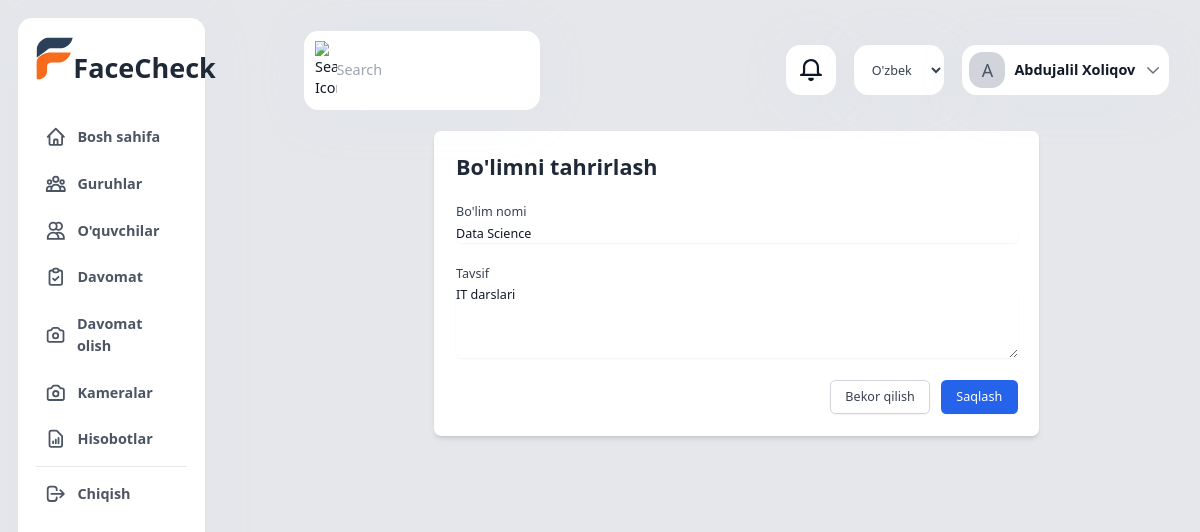
Screenshot of /uz/departments/1/edit/ (signed in) with the database file from the repository.
### app/models.py (models this page shows, shortened)
class CustomUser(AbstractUser):
    USER_TYPE_CHOICES = (
        ('super_admin', 'Super Admin'),
        ('management', 'Rahbariyat'),
        ('teacher', 'O\'qituvchi'),
        ('student', 'O\'quvchi'),
        ('parent', 'Ota-ona'),
    )
    user_type = models.CharField(max_length=20, choices=USER_TYPE_CHOICES)
    phone_number = models.CharField(max_length=15, blank=True)
    profile_image = models.ImageField(upload_to='profile_pictures/', null=False, blank=False)
    face_encoding = models.BinaryField(null=True, blank=True)
    class Meta:
        verbose_name = _('Foydalanuvchi')
        verbose_name_plural = _('Foydalanuvchilar')

class Department(models.Model):
    name = models.CharField(_('Bo\'lim nomi'), max_length=100)
    description = models.TextField(_('Tavsif'), blank=True)
    created_at = models.DateTimeField(auto_now_add=True)
    class Meta:
        verbose_name = _('Bo\'lim')
        verbose_name_plural = _('Bo\'limlar')

### app/views.py (the view, shortened to what this page needs)
# urls.py: path('departments/<int:pk>/edit/', views.department_edit, name='department_edit'),
@login_required
def department_edit(request, pk):
    department = get_object_or_404(Department, pk=pk)
    return render(request, 'departments/edit.html', {'department': department})

### app/context_processors.py (called while the page is built)
def camera_status(request):
    context = {}
    if request.user.is_authenticated and (request.user.is_staff or request.user.is_superuser):
        context['active_camera_count'] = Camera.objects.filter(active=True).count()
    return context

### app/templates/departments/edit.html (shortened to what this page needs)
{% extends 'base.html' %}
{% load i18n %}
{% block content %}
<div class="bg-white shadow-md rounded-lg p-6 max-w-2xl mx-auto">
    <h2 class="text-2xl font-bold text-gray-800 mb-6">{% trans "Bo'limni tahrirlash" %}</h2>
    <form method="post" class="space-y-6">
        <div>
            <label for="name" class="block text-sm font-medium text-gray-700">{% trans "Bo'lim nomi" %}</label>
            <input type="text" name="name" id="name" required
                class="mt-1 block w-full border-gray-300 rounded-md shadow-sm focus:ring-blue-500 focus:border-blue-500 sm:text-sm"
                value="{{ department.name }}"
                placeholder="{% trans 'Bo\'lim nomini kiriting' %}">
        </div>
        <div>
            <label for="description" class="block text-sm font-medium text-gray-700">{% trans "Tavsif" %}</label>
            <textarea name="description" id="description" rows="4"
                class="mt-1 block w-full border-gray-300 rounded-md shadow-sm focus:ring-blue-500 focus:border-blue-500 sm:text-sm"
                placeholder="{% trans 'Bo\'lim haqida qo\'shimcha ma\'lumot' %}">{{ department.description }}</textarea>
        </div>
        <div class="flex justify-end space-x-3">
            <a href="{% url 'app:department_list' %}"
                class="inline-flex justify-center py-2 px-4 border border-gray-300 shadow-sm text-sm font-medium rounded-md text-gray-700 bg-white hover:bg-gray-50 focus:outline-none focus:ring-2 focus:ring-offset-2 focus:ring-blue-500">
                {% trans "Bekor qilish" %}
            </a>
            <button type="submit"
                class="inline-flex justify-center py-2 px-4 border border-transparent shadow-sm text-sm font-medium rounded-md text-white bg-blue-600 hover:bg-blue-700 focus:outline-none focus:ring-2 focus:ring-offset-2 focus:ring-blue-500">
                {% trans "Saqlash" %}
            </button>
        </div>
    </form>
</div>
{% endblock %}

### app/templates/details/header.html (shortened to what this page needs)
{% load static %}
{% load i18n %}
<div class="container w-full mx-auto p-6">
    <div class="flex justify-between items-center mb-7.5">
        <div class="search-bar flex items-center bg-white rounded-2xl p-3 w-[16.375rem] shadow-[0px_6px_58px_#c3cbd61a]">
            <img src="{% static 'assets/images/img_icn_general_search.svg' %}" alt="{% trans 'Search Icon' %}" width="24" height="24" class="mr-2.75" />
            <input type="text" placeholder="{% trans 'Search' %}" class="border-none outline-none text-base text-gray-600 w-full bg-transparent" />
        </div>
        <div class="user-actions flex items-center">
            <div class="notifications bg-white rounded-2xl w-14 h-14 flex justify-center items-center mr-5 shadow-[0px_6px_58px_#c3cbd61a] cursor-pointer">
                <img src="{% static 'assets/images/img_icn_general_notifications.svg' %}" alt="{% trans 'Notifications' %}" width="24" height="24" />
            </div>
            <div class="relative flex items-center">
                <form action="{% url 'set_language' %}" method="post" class="mr-5">
                    <select name="language" onchange="this.form.submit()" class="bg-white rounded-2xl h-14 w-[100px] text-sm text-gray-700 px-4 py-1 shadow-[0px_6px_58px_#c3cbd61a] focus:outline-none hover:bg-gray-50 cursor-pointer">
                        {% get_current_language as LANGUAGE_CODE %}
                        {% get_available_languages as LANGUAGES %}
                        {% for lang in LANGUAGES %}
                            <option value="{{ lang.0 }}" {% if lang.0 == LANGUAGE_CODE %}selected{% endif %}>
                                {{ lang.1 }}
                            </option>
                        {% endfor %}
                    </select>
                </form>
                <button type="button" onclick="toggleDropdown()" class="user-profile flex items-center bg-white h-14 rounded-2xl p-2 shadow-[0px_6px_58px_#c3cbd61a] hover:bg-gray-50">
                    {% if request.user.profile_image %}
                        <img src="{{ request.user.profile_image.url }}" alt="{% trans 'User Profile' %}" class="profile-pic w-[40px] rounded-[0.9375rem] mr-2.5" />
                    {% else %}
                        <span class="profile-pic w-[40px] h-[40px] rounded-[0.9375rem] mr-2.5 bg-gray-300 flex items-center justify-center text-xl text-gray-600">{{ request.user.get_full_name|make_list|first|upper }}</span>
                    {% endif %}
                    <span class="text-base font-bold text-gray-900 mr-2.5">{{ user.get_full_name }}</span>
                    <svg class="w-5 h-5 text-gray-500" fill="none" stroke="currentColor" viewBox="0 0 24 24">
                        <path stroke-linecap="round" stroke-linejoin="round" stroke-width="2" d="M19 9l-7 7-7-7" />
                    </svg>
                </button>
            </div>
        </div>
    </div>
</div>

### app/templates/base.html (style rules this page uses)
body { zoom: 0.9; -moz-transform: scale(0.9); -moz-transform-origin: 0 0; }

### rows the page displays
CustomUser: user.get_full_name|make_list "A", get_full_name "Abdujalil Xoliqov"
Department: name "Data Science", description "IT darslari"

### other values shown
form field language "O'zbek tili"
